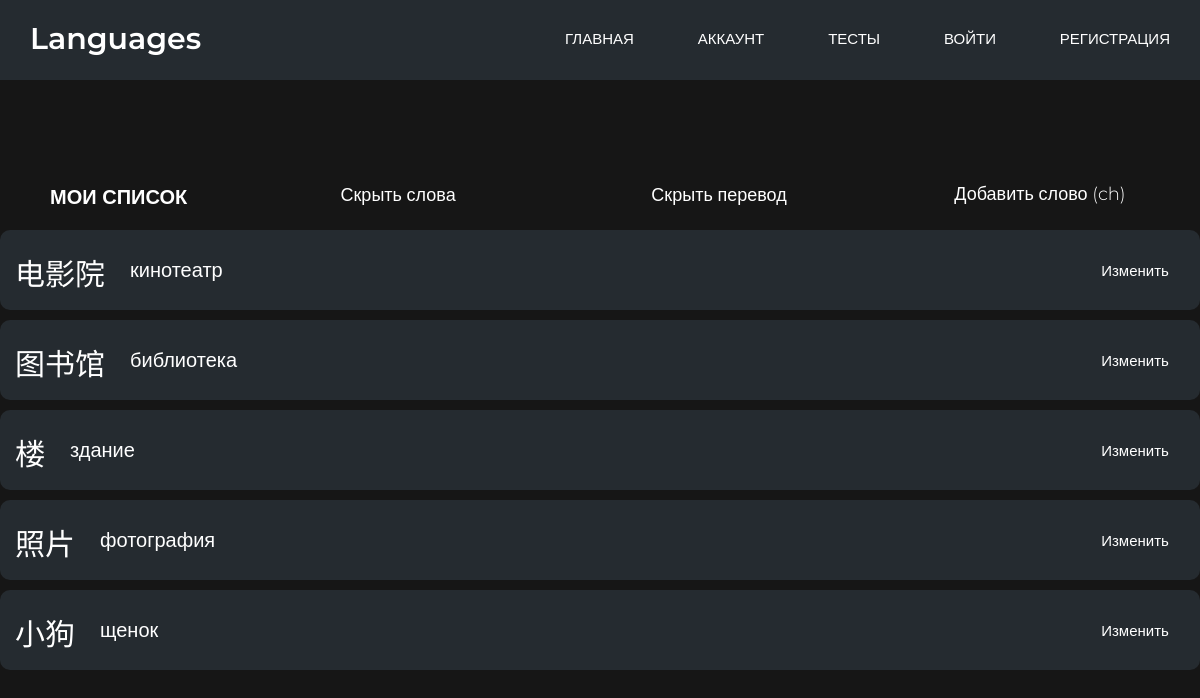
Page /chCards on the committed database.
### main/models.py (models this page shows, shortened)
class Card(models.Model):
    word = models.CharField('Слово', max_length=20)
    description = models.TextField('Перевод', max_length=70)

### main/views.py (the view)
# urls.py: path('chCards', views.chCards),
def chCards(reguest):
    cards = Card.objects.order_by('-id')
    return render(reguest, 'main/chCards.html', {'cards': cards})

### main/templates/main/chCards.html (shortened to what this page needs)
{% extends 'main/base.html' %}
{% block link %}
{% load static %}
<link rel="stylesheet" href="{% static 'main/css/cards.css' %}">
{% endblock %}
{% block content %}
<div class="wrapper">
    <div class="title">
        <h4 class="myWords">МОИ СПИСОК</h4>
        <div class="wordBtn">
            <button class="wordBtnFirst" id="wordBtnFirst">
                <h4 class="hideWord">Скрыть слова</h4>
            </button>
        </div>
        <div class="descriptionBtn">
            <button class="descriptionBtnSecond" id="descriptionBtnSecond">
                <h4 class="hideDescription">Скрыть перевод</h4>
            </button>
        </div>
        <div class="createNewCard">
            <a class="createNewCardLink" href="/createChCard"><h4 class="textCreate">Добавить слово (ch)</h4></a>
        </div>
    </div>
    {% if cards %}
    {% for el in cards %}
    <div class="card">
        <div class="cardWrapper">
            <div class="cardWrapperAll">
                <p class="word" id="word">
                    {{ el.word }}
                </p>
                <p class="description" id="description">
                    {{ el.description }}
                </p>
            </div>
            <div class="deleteWord">
                <button class="deleteWordBtn">Изменить</button>
            </div>
        </div>
    </div>
    {% endfor %}
    {% else %}
    <div class="noCards">
        <p class="noCardsText">Тут пусто</p>
    </div>
    {% endif %}
</div>
{% endblock %}

### main/static/main/css/cards.css (style rules this page uses)
html { font-family: 'Montserrat', sans-serif; }
body { background: rgb(22, 22, 22); font-family: 'Montserrat', sans-serif; font-size: 15px; margin: 0; }
h1, h2, h3, h4, h5, h6 { margin: 0; color: white; }
.wrapper { margin: auto; margin-top: 160px; }
.cardWrapper { display: flex; flex-direction: row; justify-content: space-between; padding-top: 5px; }
.cardWrapperAll { display: flex; flex-direction: row; }
.title { display: flex; justify-content: space-between; margin: auto; height: 20px; width: 1100px; margin-bottom:30px; border-radius: 10px; color: white; padding-top: 10px; padding-bottom: 10px; text-align: center; font-size: 20px; font-weight: 600; }
.card { margin: auto; margin-bottom: 10px; border-radius: 10px; width: 1200px; color: white; height: 80px; background-color: rgb(37, 43, 48); }
.word { margin: auto; font-size: 30px; font-weight: 400; margin-left: 15px; margin-right: 10px; margin-top: 15px; font-family: 'Montserrat', sans-serif; }
.description { font-size: 20px; font-weight: 300; margin-left: 15px; margin-top: 23px; margin-bottom: 5px; font-family: 'Montserrat', sans-serif; }
.createNewCardLink { display: inline-block; height: 50px; text-decoration: none; color: white; width: 220px; }
.textCreate { margin-top: 13px; font-weight: 300; font-size: 18px; }
.myWords { margin-top: 15px; }
.deleteWord { display: flex; justify-content: end; align-items: center; text-decoration: none; margin-left: 1px; margin-right: 15px; margin-top: 10px; }
.deleteWordBtn { height: 50px; width: 100px; background-color: rgb(37, 43, 48); border: none; font-size: 15px; color: white; cursor: pointer; font-family: 'Montserrat', sans-serif; }
.wordBtnFirst { border: none; color: white; background-color: rgb(22, 22, 22); cursor: pointer; width: 220px; height: 50px; font-size: 18px; font-weight: 300; font-family: 'Montserrat', sans-serif; }
.hideWord { font-size: 18px; font-weight: 300; font-family: 'Montserrat', sans-serif; }
.descriptionBtnSecond { border: none; color: white; background-color: rgb(22, 22, 22); cursor: pointer; width: 220px; height: 50px; font-size: 18px; font-weight: 300; font-family: 'Montserrat', sans-serif; }
.hideDescription { font-size: 18px; font-weight: 300; font-family: 'Montserrat', sans-serif; }

### rows in the picture
Card: word "电影院", description "кинотеатр"
Card: word "图书馆", description "библиотека"
Card: word "楼", description "здание"
Card: word "照片", description "фотография"
Card: word "小狗", description "щенок"
